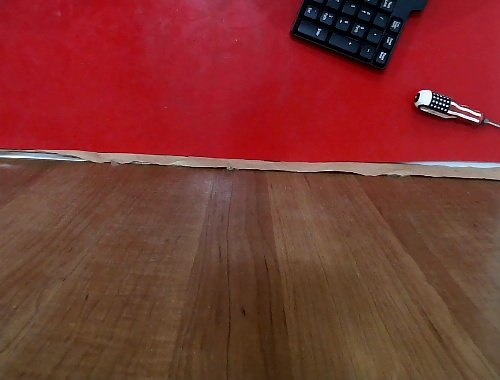
#> input picture images/current.jpg, 500 x 380 px
$ python blue_alone.py
#> lines starting #> are read from the running program, lines starting #| are printed output that depends on the picture; after the words box and inside, x2 and y2 are one past the last pixel; in counts of white or black regions, pixels touching at a corner belong together
import cv2
import numpy as np

class BlueWasherDetect:
    def __init__(self, image_path):
        self.image_path = image_path

    def detect_washer(self, lower=np.array([94, 80, 2]), upper=np.array([130, 255, 255])):
        frame = cv2.imread(self.image_path)
#> frame is the input picture: shape (380, 500, 3); mean B, G, R 47.4, 53.2, 123.9
        hsv = cv2.cvtColor(frame, cv2.COLOR_BGR2HSV)
#> hsv: shape (380, 500, 3); mean H, S, V 78, 162.6, 124.6
        mask = cv2.inRange(hsv, lower, upper)
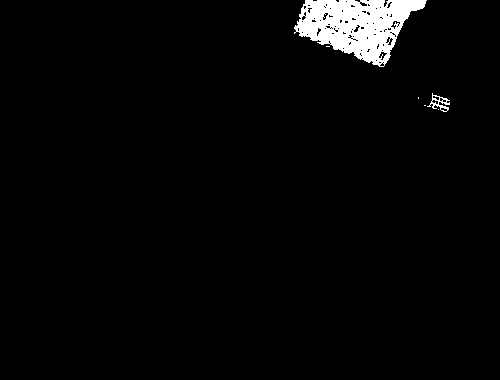
#> mask: shape (380, 500); 2.7% white; 6 white regions (4 under 20 px), largest, box (x1, y1, x2, y2) and area: (294, 0, 427, 67) 5064, (427, 93, 450, 112) 150
        cv2.imwrite("bluemask.jpg" ,mask )
        circles = cv2.HoughCircles(mask, cv2.HOUGH_GRADIENT, dp=1, minDist=15, param1=50, param2=30, minRadius=15, maxRadius=900)
#> circles = None

        if circles is not None:
            circles = np.uint16(np.around(circles))
            for i in circles[0, :]:
                cv2.circle(frame, (i[0], i[1]), i[2], (0, 255, 0), 2)
                cv2.circle(frame, (i[0], i[1]), 2, (0, 0, 255), 3)
            cv2.imwrite("bluecircle.jpg" ,frame)
            return True

        else:
            return False

    def check_orientation(self):
        frame = cv2.imread(self.image_path)

        color_ranges = {
            'blue': (np.array([100, 150, 50]), np.array([140, 255, 255])),
        }

        roi_x, roi_y, roi_w, roi_h = 100, 100, 260, 240
        roi_frame = frame[roi_y:roi_y+roi_h, roi_x:roi_x+roi_w].copy()
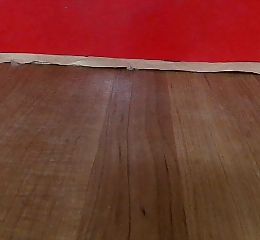
#> roi_frame: shape (240, 260, 3); mean B, G, R 48, 58.5, 119.7
        gray = cv2.cvtColor(roi_frame, cv2.COLOR_BGR2GRAY)
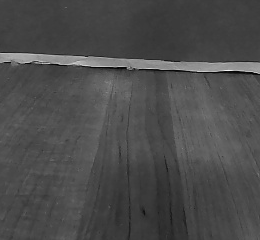
#> gray: shape (240, 260); min 5, max 246, mean 75.6
        hsv = cv2.cvtColor(roi_frame, cv2.COLOR_BGR2HSV)
#> hsv: shape (240, 260, 3); mean H, S, V 51.9, 151.4, 119.7

        lower_silver = 160
        upper_silver = 255
        silver_mask = cv2.inRange(gray, lower_silver, upper_silver)
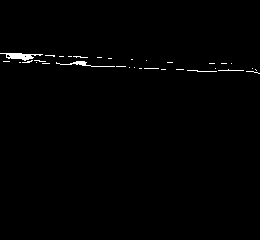
#> silver_mask: shape (240, 260); 0.8% white; 33 white regions (29 under 20 px), largest, box (x1, y1, x2, y2) and area: (0, 53, 43, 61) 169, (56, 61, 115, 67) 98, (187, 70, 217, 72) 31, (218, 69, 244, 71) 27
        cv2.imwrite("silvermask.jpg",silver_mask)
        blue_mask = None
        for color_name, (lower, upper) in color_ranges.items():
            mask = cv2.inRange(hsv, lower, upper)
            if color_name == 'blue':
                blue_mask = mask

        def analyze_frame():
            if blue_mask is not None:
                contours, _ = cv2.findContours(blue_mask.copy(), cv2.RETR_EXTERNAL, cv2.CHAIN_APPROX_SIMPLE)
#> contours = []
                if len(contours) > 0:
                    largest_contour = max(contours, key=cv2.contourArea)
                    contour_mask = np.zeros_like(blue_mask)
                    cv2.drawContours(contour_mask, [largest_contour], -1, 255, thickness=cv2.FILLED)
                    inverted_contour_mask = cv2.bitwise_not(contour_mask)
                    gap_in_contour = cv2.bitwise_and(blue_mask, blue_mask, mask=inverted_contour_mask)
                    gap_count = cv2.countNonZero(gap_in_contour)
                    return gap_count <= 250
            return False

        def check_hidden_cover_two():
            blue_present = cv2.countNonZero(blue_mask) > 250 if blue_mask is not None else False
#> blue_present = False
            silver_present = cv2.countNonZero(silver_mask) > 250
#> silver_present = True
            return blue_present and silver_present

        frame_analysis_passed = analyze_frame()
        hidden_cover_passed = check_hidden_cover_two()
#> hidden_cover_passed = False

        return hidden_cover_passed and frame_analysis_passed

    def combined_result(self):
        washer_result = self.detect_washer()
        orientation_result = self.check_orientation()
#> orientation_result = False
        print(washer_result)
        print(orientation_result)
#| False

        # Return True if both functions return True, else False
        return washer_result and orientation_result

# Usage
detector = BlueWasherDetect("images/current.jpg")
final_result = detector.combined_result()
#> final_result = False

print(f"Final Result: {final_result}")
#| Final Result: False
